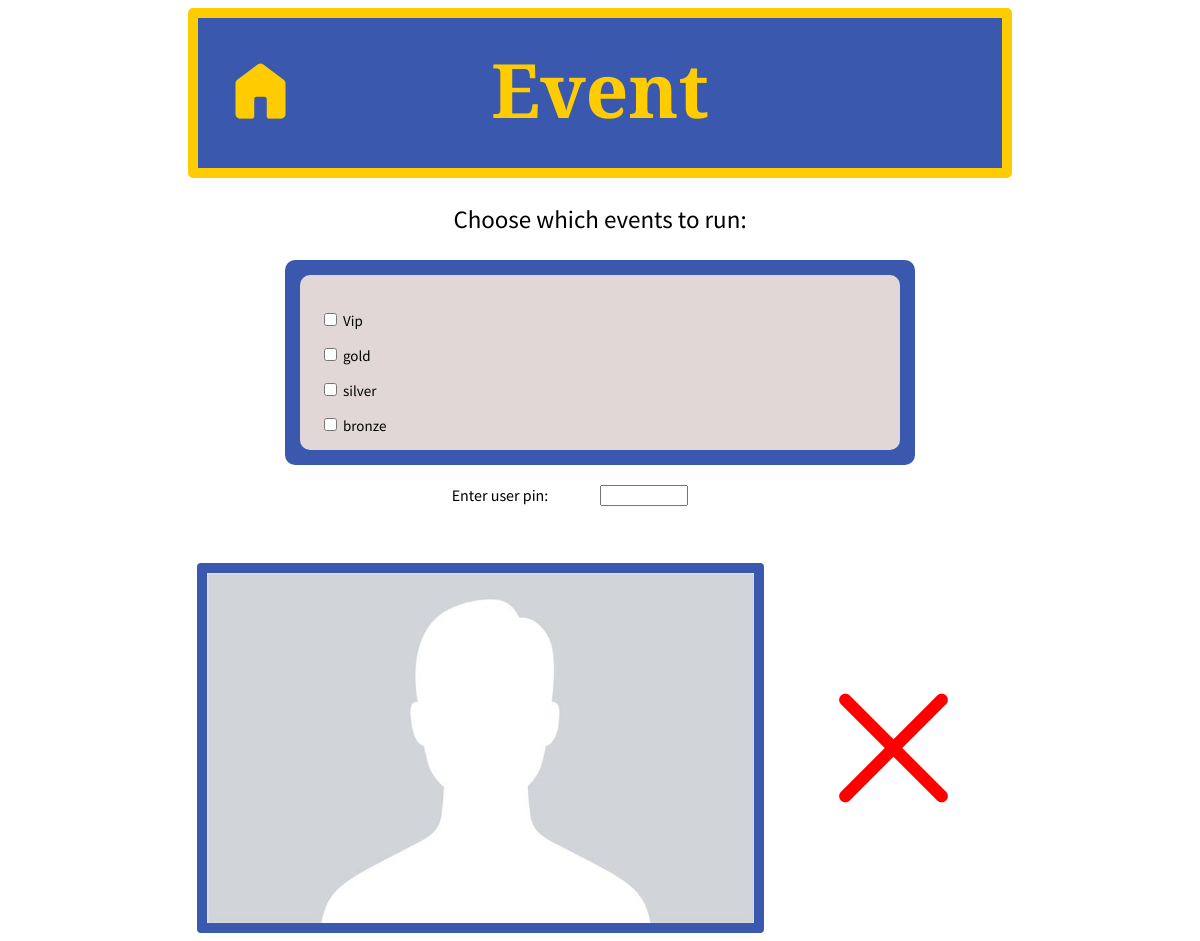
The app's page /scan/ with its own data.
### authenticate/models.py (models this page shows)
class Perk(models.Model):
    name = models.CharField(max_length=200)
    date_added = models.DateTimeField(auto_now_add=True)

### authenticate/views.py (the view)
# urls.py: path("scan/", views.show_scan, name="scan"),
def show_scan(request, context=None):
    if context == None:
        is_verified = '0'
        selected = []
        image = "default.jpg"
        name = ''
    else:
        is_verified = context["is_verified"]
        selected = context["selected"]
        image = context['image']
        name = context['name']
    perks_query = get_perks_from_db()
    context = get_html_ready_perks(perks_query)
    context['is_verified'] = is_verified
    selected = map(lambda x: int(x),selected)
    context["selected"] = [*selected]
    context["image"] = image
    context['name'] = name
    return render(request, "scan.html", context)

### authenticate/views.py (called while the page is built)
def get_perks_from_db():
    return Perk.objects.all()

def get_html_ready_perks(query):
    context = {"perks":[]}
    inc = 0
    for i in query:
        context["perks"].append({
            "id": i.id,
            "name": i.name,
            "date_added": i.date_added.date,
            "time_added": i.date_added.time,
        })
        inc += 1
    return context

### authenticate/templates/scan.html (shortened to what this page needs)
<!DOCTYPE html>
<html lang="en">
<head>
    <link rel= "stylesheet" type="text/css" href="..\static\style.css">
</head>
<body>
    <div class="header">
    <a class = "home" href="http://127.0.0.1:8000/"><span class="material-symbols-rounded" style="font-size: 75px;">
        </span></a>
    <h1>Event</h1>
    </div>
    <p class="description">Choose which events to run:</p>
    <form action="http://127.0.0.1:8000/verify/" method ="POST" >
        <div class="scroll-bg">
            <div class = "scroll-div" style="height: 175px;">
                <div class = "scroll-object">
                    {% for i in perks %}
                    {% if i.id in selected %}
                    <p style="text-align: left;">
                        <input name="{{i.id}}" type="checkbox" checked>
                        {{i.name}}
                    </p>
                    {% else %}
                    <p style="text-align: left;">
                        <input name="{{i.id}}" type="checkbox">
                        {{i.name}}
                    </p>
                    {%endif%}
                    {% endfor %}
                </div>
            </div>
        </div><br>
    <div style="display: grid; width: 400px; margin-left: auto; margin-right: auto;
    grid-template-columns: 1fr 1fr;">
        <label for="pin" class = "float" style="margin-left: auto; margin-right: auto;">Enter user pin:</label>
        <input type="text" onchange="validate('pin', pin)" style= "width: 80px;"  id="pin" name="pin" title="Have the user type their four digit pin then hit enter.">
        <br><p style="font-size: 16px; color: red" id = "pinerror"></p>
    </div>
    </form>
    <div id = "memberphoto">
        <img src="../static/{{image}}" alt="member image">
        {% if is_verified == '0' %}
        <span class="material-symbols-rounded" id = "x" style="font-size: 200px; margin-top: auto; margin-bottom:auto; color:red;">close</span>
        {%endif%}
    </div>
</body>
</html>

### authenticate/static/style.css (style rules this page uses)
body { font-family: 'Source Sans Pro', sans-serif; }
.header { display: flex; flex-wrap: nowrap; background-color: #3a58ae; height: 150px; margin-bottom: 10px; border-radius: 5px; border: 10px solid #ffcc02; margin-left: 15vw; margin-right: 15vw; }
h1 { font-family: 'Playfair Display', serif; text-align: center; color: #ffcc02; font-size: 75px; margin-top: 0px; margin-bottom: 0px; padding-top: 20px; padding-bottom: auto; margin-right: auto; margin-left: auto; padding-left: auto; padding-right: auto; }
#memberphoto { display: grid; grid-template-columns: auto auto; margin-left: 15vw; margin-right: 15vw; }
#memberphoto img { padding: auto; border: 10px solid #3a58ae; border-radius: 4px; margin-left: auto; margin-right: auto; height:350px; }
#memberphoto span { font-size: 400px; padding-top: 0px; }
.float { text-align:right; }
.home { position: absolute; margin-top: 35px; margin-left: 25PX; width: 125px; height: 125px; color: #ffcc02; }
.material-symbols-rounded { font-variation-settings: 'FILL' 1, 'wght' 400, 'GRAD' 0, 'opsz' 100; }
#x { font-size: 200px; margin-top: auto; margin-bottom:auto; margin-left: 20px; color:green; }
.scroll-bg { background-color: #3a58ae; width: 50vw; padding: 15px; margin-left: auto; margin-right: auto; margin-top: 20px; border-radius: 10px; }
.scroll-div { background-color: rgb(225, 215, 215); width: 50vw; height: 300px; overflow: hidden; overflow-y: scroll; border-radius: 10px; }
.scroll-object { color:black; font-size: 15px; padding: 20px; }
.description { font-size: 25px; margin-left: auto; margin-right: auto; font-style: bold; text-align: center; }

### records on screen
Perk: name "Vip"
Perk: name "gold"
Perk: name "silver"
Perk: name "bronze"
